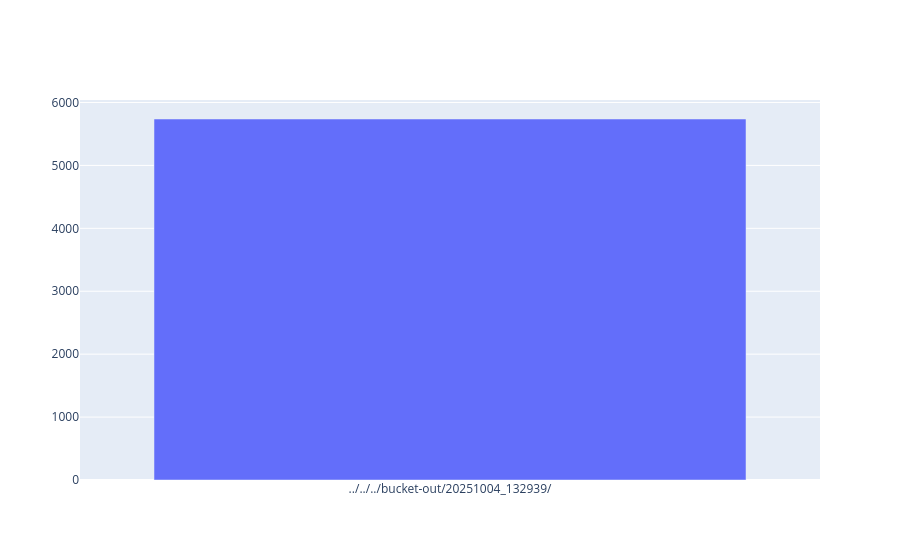

Write notebook code for a chart like this one.
### Code cell
clients = df.query("Role == 0").groupby("folder")[["Throughput"]].sum().reset_index().sort_values("folder")

fig = go.Figure() 
fig.add_trace(go.Bar(x=clients.folder,y=clients.Throughput.astype(float)))
fig.show()

### Figure 1 — Plotly figure (JSON) as saved in the notebook; plotly's stock layout.template omitted (floating-point values rounded to 4 significant figures)
{"data": [{"type": "bar", "x": ["../../../bucket-out/20251004_132939/"], "y": [5738.0]}], "layout": {}}
